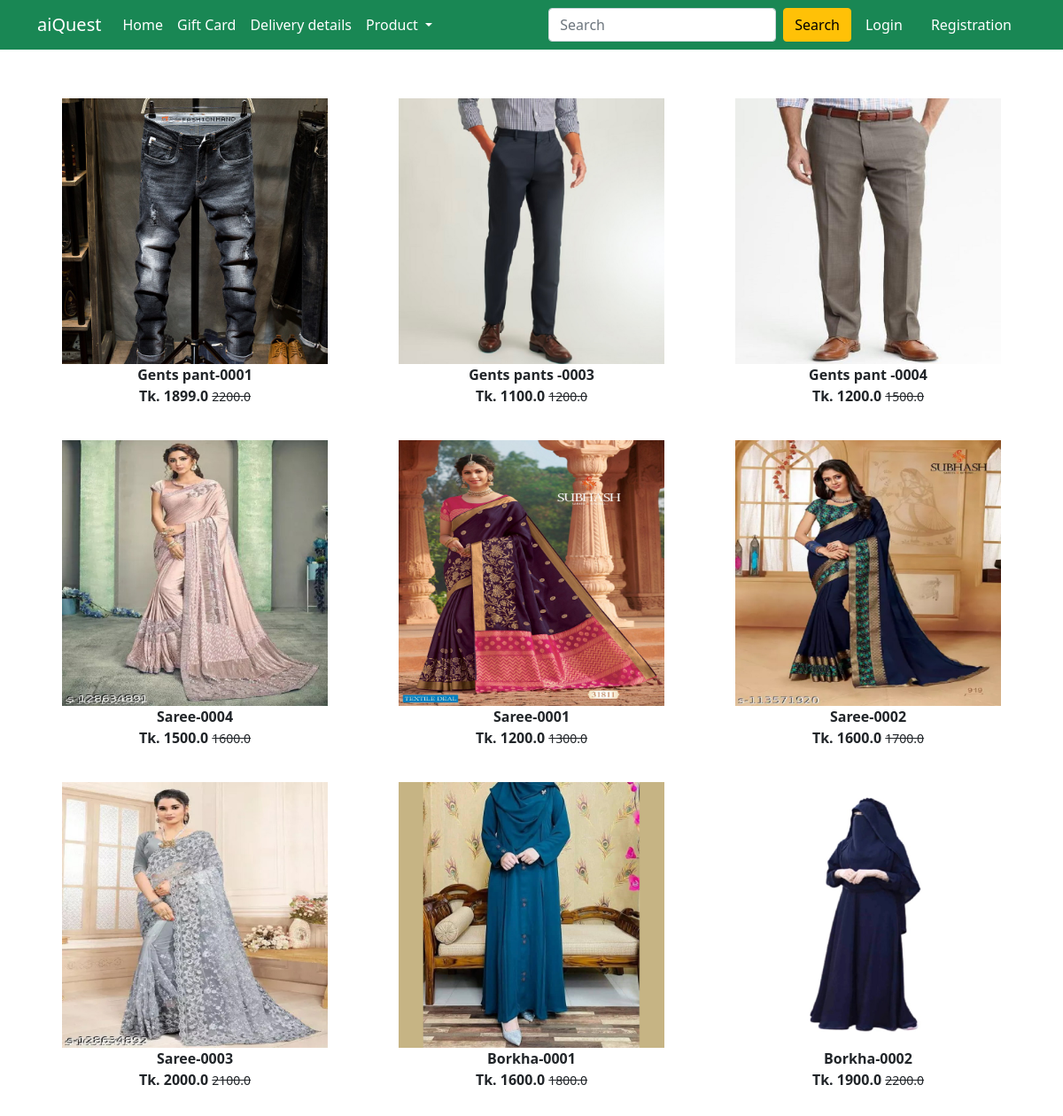
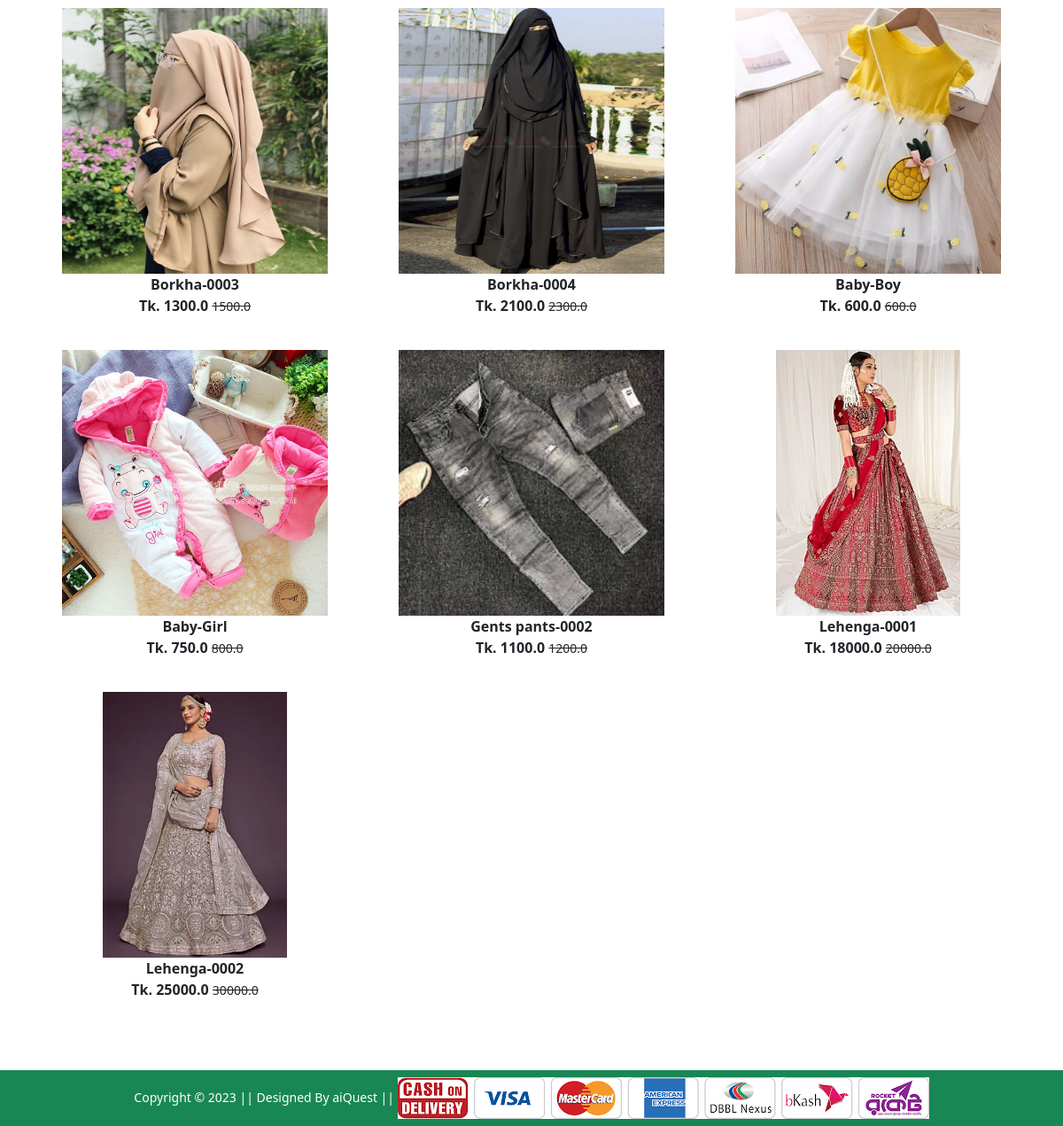
The app's page /search/ with its own data (2 pictures, top to bottom).
### Shop/models.py (models this page shows, shortened)
class Product(models.Model):
    title = models.CharField(max_length=100)
    selling_price = models.FloatField()
    discounted_price = models.FloatField()
    description = models.TextField()
    brand = models.CharField(max_length=100)
    category = models.CharField(choices= CATEGORY_CHOICES, max_length=2)
    product_image = models.ImageField(upload_to='productImg')

### Shop/views.py (the view)
# urls.py: path('search/', views.search, name='search'),
def search(request):
   if request.method == 'GET':
      src = request.GET.get('src')
      if src:
         product = Product.objects.filter(Q(title__icontains=src)|Q(brand__icontains=src)|Q(category__icontains=src))
         return render(request,'Shop/search.html', {'product':product} )
      else:
         product = Product.objects.all()
         return render(request,'Shop/search.html', {'product':product})

### Shop/templates/Shop/search.html (shortened to what this page needs)
{% extends 'Shop/base.html' %}
{% load static %}
{% block main-content %}
<div class="container my-5">
    <div class="row">
        <div class="col-sm-12">
            <div class="row">
                {% if product %}
                {% for prod in product %}
                <div class="col-sm-4 text-center mb-4">
                    <a href="{% url 'product-detail' prod.id %}" class="btn">
                        <div class="item">
                            <img src="{{prod.product_image.url}}" alt="" height="300" class="">
                            <div class="fw-bold">{{prod.title}}</div>
                            <div class="fw-bold">Tk. {{prod.discounted_price}} <small
                                    class="fw-light text-decoration-line-through">{{prod.selling_price}}</small>
                            </div>
                        </div>
                    </a>
                </div>
                {% endfor %}
                {% else %}
                <div class="box box-shadow mt-5 mb-5 pt-5">
                    <h1>This item or brand name is not avialable </h1>
                </div>
                {% endif %}
            </div>
        </div>
    </div>
</div>
{% endblock main-content %}

### records on screen
Product: product_image (picture), title "Gents pant-0001", discounted_price "1899.0", selling_price "2200.0"
Product: product_image (picture), title "Gents pants -0003", discounted_price "1100.0", selling_price "1200.0"
Product: product_image (picture), title "Gents pant -0004", discounted_price "1200.0", selling_price "1500.0"
Product: product_image (picture), title "Saree-0004", discounted_price "1500.0", selling_price "1600.0"
Product: product_image (picture), title "Saree-0001", discounted_price "1200.0", selling_price "1300.0"
Product: product_image (picture), title "Saree-0002", discounted_price "1600.0", selling_price "1700.0"
Product: product_image (picture), title "Saree-0003", discounted_price "2000.0", selling_price "2100.0"
Product: product_image (picture), title "Borkha-0001", discounted_price "1600.0", selling_price "1800.0"
Product: product_image (picture), title "Borkha-0002", discounted_price "1900.0", selling_price "2200.0"
Product: product_image (picture), title "Borkha-0003", discounted_price "1300.0", selling_price "1500.0"
Product: product_image (picture), title "Borkha-0004", discounted_price "2100.0", selling_price "2300.0"
Product: product_image (picture), title "Baby-Boy", discounted_price "600.0", selling_price "600.0"
Product: product_image (picture), title "Baby-Girl", discounted_price "750.0", selling_price "800.0"
Product: product_image (picture), title "Gents pants-0002", discounted_price "1100.0", selling_price "1200.0"
Product: product_image (picture), title "Lehenga-0001", discounted_price "18000.0", selling_price "20000.0"
Product: product_image (picture), title "Lehenga-0002", discounted_price "25000.0", selling_price "30000.0"
